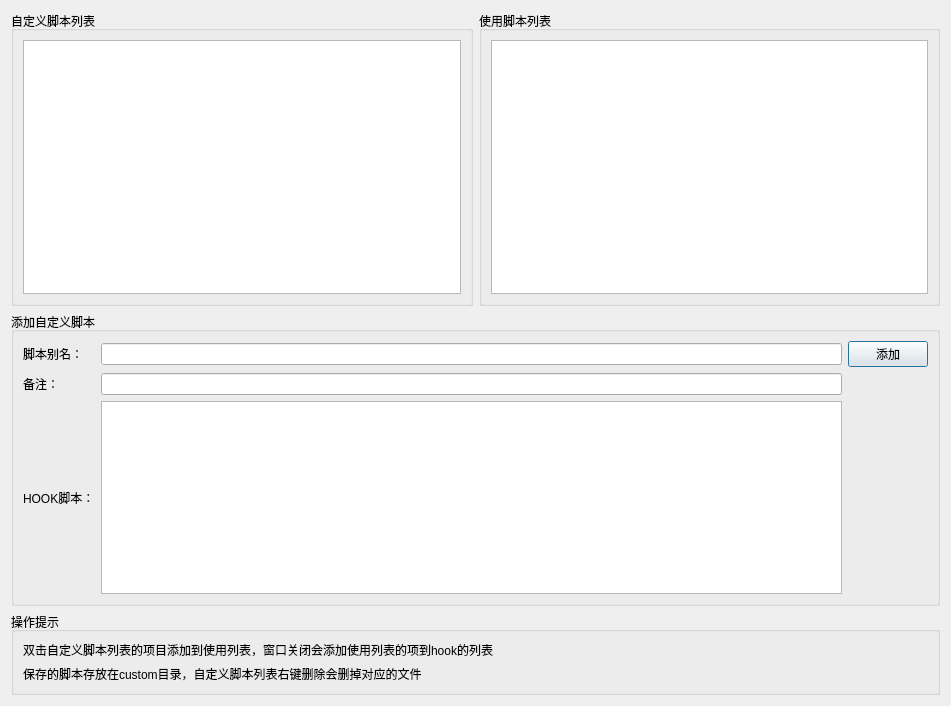
<?xml version="1.0" encoding="UTF-8"?>
<ui version="4.0">
 <class>Dialog</class>
 <widget class="QDialog" name="Dialog">
  <property name="geometry">
   <rect>
    <x>0</x>
    <y>0</y>
    <width>951</width>
    <height>706</height>
   </rect>
  </property>
  <property name="windowTitle">
   <string>自定义</string>
  </property>
  <layout class="QGridLayout" name="gridLayout_5">
   <item row="0" column="0">
    <widget class="QGroupBox" name="groupBox">
     <property name="title">
      <string>自定义脚本列表</string>
     </property>
     <layout class="QGridLayout" name="gridLayout">
      <item row="0" column="0">
       <widget class="QTableWidget" name="tabCustomList"/>
      </item>
     </layout>
    </widget>
   </item>
   <item row="0" column="1">
    <widget class="QGroupBox" name="groupBox_3">
     <property name="title">
      <string>使用脚本列表</string>
     </property>
     <layout class="QGridLayout" name="gridLayout_2">
      <item row="0" column="0">
       <widget class="QTableWidget" name="tabCustomHookList"/>
      </item>
     </layout>
    </widget>
   </item>
   <item row="2" column="0" colspan="2">
    <widget class="QGroupBox" name="groupBox_2">
     <property name="title">
      <string>添加自定义脚本</string>
     </property>
     <layout class="QGridLayout" name="gridLayout_3">
      <item row="0" column="4">
       <widget class="QPushButton" name="btnSubmit">
        <property name="text">
         <string>添加</string>
        </property>
       </widget>
      </item>
      <item row="2" column="3">
       <widget class="QPlainTextEdit" name="txtJsData"/>
      </item>
      <item row="0" column="0">
       <widget class="QLabel" name="label">
        <property name="text">
         <string>脚本别名：</string>
        </property>
       </widget>
      </item>
      <item row="2" column="0">
       <widget class="QLabel" name="label_2">
        <property name="text">
         <string>HOOK脚本：</string>
        </property>
       </widget>
      </item>
      <item row="0" column="3">
       <widget class="QLineEdit" name="txtJsName"/>
      </item>
      <item row="1" column="0">
       <widget class="QLabel" name="label_5">
        <property name="text">
         <string>备注：</string>
        </property>
       </widget>
      </item>
      <item row="1" column="3">
       <widget class="QLineEdit" name="txtBak"/>
      </item>
     </layout>
    </widget>
   </item>
   <item row="3" column="0" colspan="2">
    <widget class="QGroupBox" name="groupBox_4">
     <property name="title">
      <string>操作提示</string>
     </property>
     <layout class="QGridLayout" name="gridLayout_4">
      <item row="0" column="0">
       <widget class="QLabel" name="label_3">
        <property name="text">
         <string>双击自定义脚本列表的项目添加到使用列表，窗口关闭会添加使用列表的项到hook的列表</string>
        </property>
       </widget>
      </item>
      <item row="1" column="0">
       <widget class="QLabel" name="label_4">
        <property name="text">
         <string>保存的脚本存放在custom目录，自定义脚本列表右键删除会删掉对应的文件</string>
        </property>
       </widget>
      </item>
     </layout>
    </widget>
   </item>
  </layout>
 </widget>
 <resources/>
 <connections/>
</ui>
